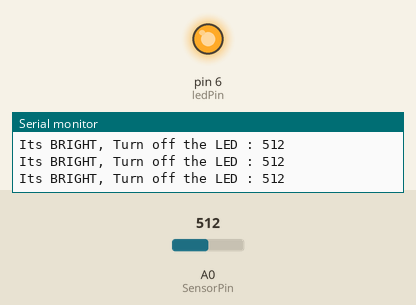
This sketch was run on a simulated Arduino Mega 2560, built with avr-gcc and run on an emulated ATmega2560. On the bench: output pins drawn as LEDs (lit = HIGH), the last lines printed to the serial monitor. The test bench sets the inputs (shaded band); at power-on: A0 (SensorPin) = 512.

Above: at 1.2 s.
1.3 s: A0 (SensorPin) set to 210
2.8 s: A0 (SensorPin) set to 190
At 3.8 s:
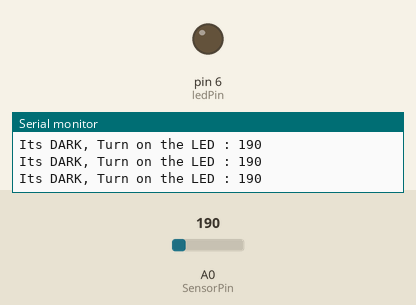
Timing chart, 0 to 5.8 s (numbered marks = the images above; inputs shaded):
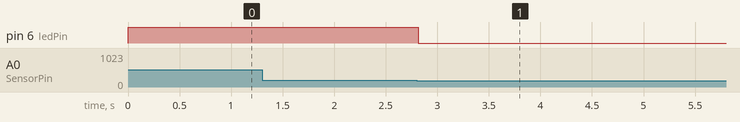

Measured:
- the behaviour switches between 201 and 200 on A0 (SensorPin) (found by bisection; images 0 and 1)
- after the input at 2.8 s, pin 6 (ledPin): HIGH → LOW at once

The sketch:

Exp2_ADC_LED_Control.ino
```cpp
/*
 * Exp2_ADC_LED_CONTROL.ino
 *
 * Aim: With the use of ldr, setting threshold for turning the led on or off
 *
 * Target:        eYFi-Mega dev board (https://products.e-yantra.org/eyfi-mega/)
 * Last modified: 30-06-2022
 * Author:        e-Yantra Team
 *
 * Connections:
 * Red LED    -> PH3          -> Arduino pin 6
 * LDR Pin    -> PF0 (ADC[0]) -> Arduino A0
 *
 * Note: All the LEDs are active low.
 */

// macro definitions
#define ledPin  6
#define SensorPin  A0

void setup() {
    Serial.begin(9600);
    // set RGB LED Pin as Output
    pinMode(ledPin, OUTPUT);
    // set LDR Pin as Input
    pinMode(SensorPin, INPUT);

    // turn OFF the LED Pin initially
    digitalWrite(ledPin, HIGH);
}

void loop() {
    // Getting the values from the Sensor
    int SensorVal = analogRead(SensorPin);
    if (SensorVal <= 200) {
        digitalWrite(ledPin, LOW);
        Serial.print("Its DARK, Turn on the LED : ");
        Serial.println(SensorVal);
    }
    else {
        digitalWrite(ledPin, HIGH);
        Serial.print("Its BRIGHT, Turn off the LED : ");
        Serial.println(SensorVal);
    }
}
```
